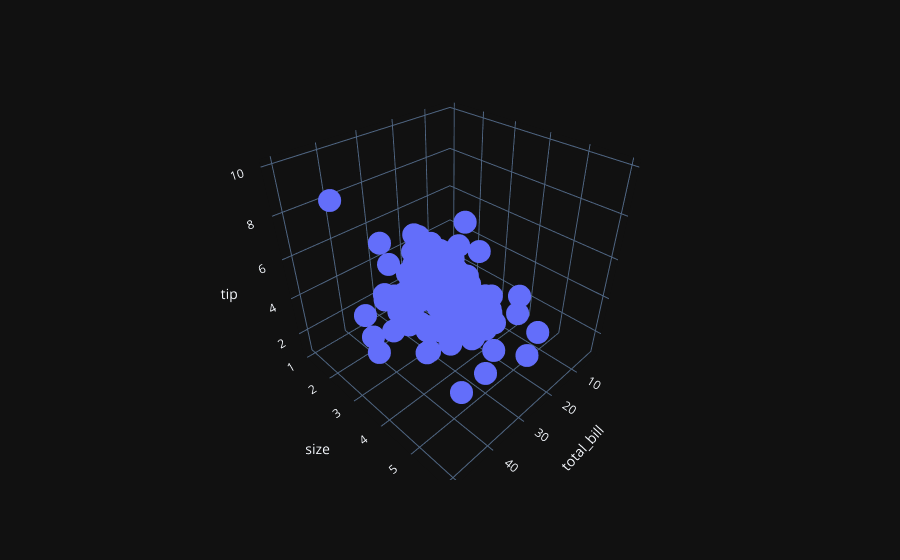

Source (notebook cell):
### Code cell
px.scatter_3d(data, x = "total_bill", y = "size", z = "tip")

### Figure 1 — Plotly figure (JSON) as saved in the notebook; plotly's stock layout.template omitted (floating-point values rounded to 4 significant figures; data arrays with more than 128 entries replaced by an {"elided": "..."} marker saying what was removed)
{"data": [{"hovertemplate": "total_bill=%{x}<br>size=%{y}<br>tip=%{z}<extra></extra>", "legendgroup": "", "marker": {"color": "#636efa", "symbol": "circle"}, "mode": "markers", "name": "", "scene": "scene", "showlegend": false, "x": {"elided": "244 float values"}, "y": {"elided": "244 int values"}, "z": {"elided": "244 float values"}, "type": "scatter3d"}], "layout": {"scene": {"domain": {"x": [0.0, 1.0], "y": [0.0, 1.0]}, "xaxis": {"title": {"text": "total_bill"}}, "yaxis": {"title": {"text": "size"}}, "zaxis": {"title": {"text": "tip"}}}, "legend": {"tracegroupgap": 0}, "margin": {"t": 60}}}
